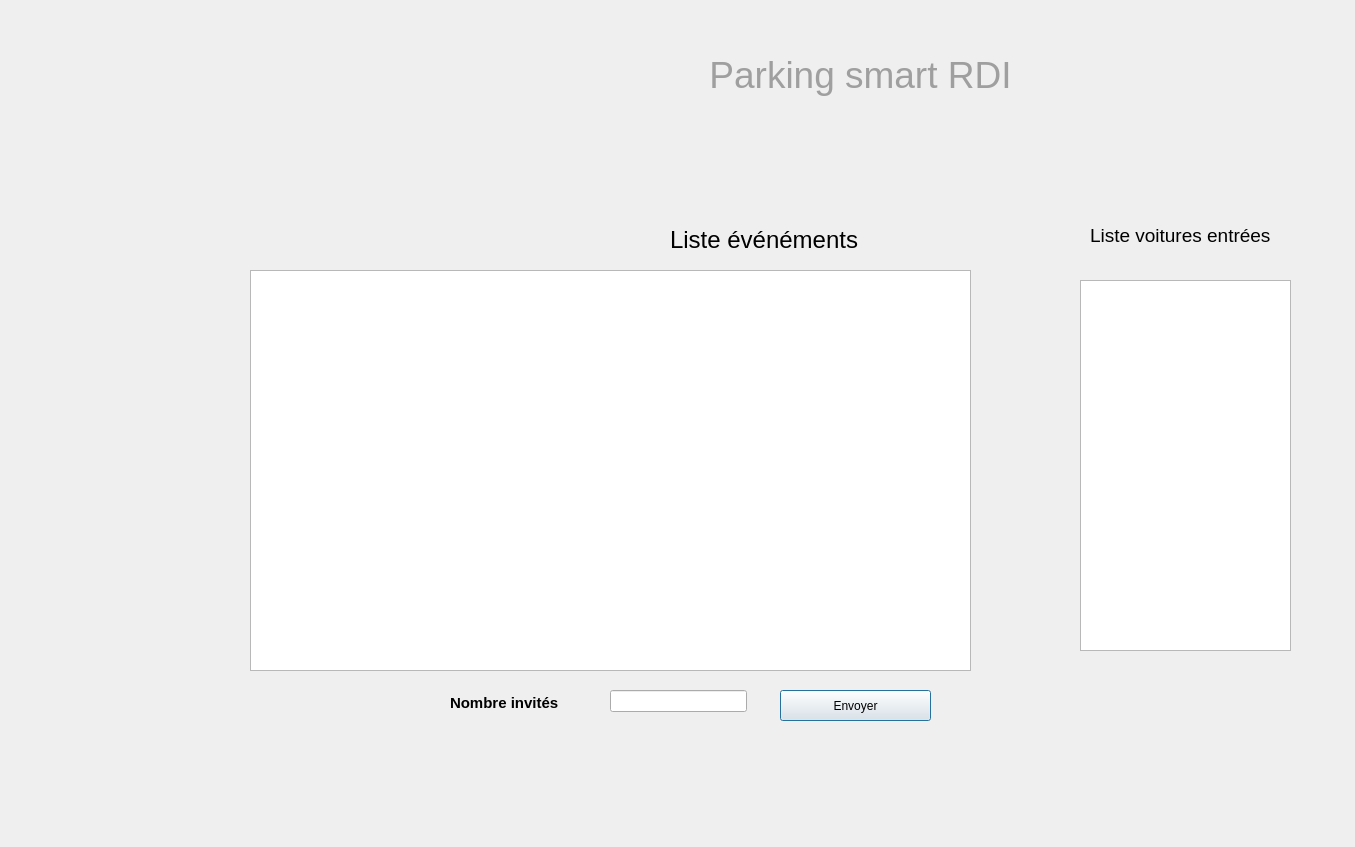
<?xml version="1.0" encoding="UTF-8"?>
<ui version="4.0">
 <class>arduinoP</class>
 <widget class="QDialog" name="arduinoP">
  <property name="geometry">
   <rect>
    <x>0</x>
    <y>0</y>
    <width>1355</width>
    <height>847</height>
   </rect>
  </property>
  <property name="windowTitle">
   <string>Dialog</string>
  </property>
  <widget class="QPushButton" name="pushButton">
   <property name="geometry">
    <rect>
     <x>780</x>
     <y>690</y>
     <width>151</width>
     <height>31</height>
    </rect>
   </property>
   <property name="text">
    <string>Envoyer</string>
   </property>
  </widget>
  <widget class="QTableView" name="table_events">
   <property name="geometry">
    <rect>
     <x>250</x>
     <y>270</y>
     <width>721</width>
     <height>401</height>
    </rect>
   </property>
  </widget>
  <widget class="QLabel" name="label">
   <property name="geometry">
    <rect>
     <x>580</x>
     <y>30</y>
     <width>561</width>
     <height>91</height>
    </rect>
   </property>
   <property name="text">
    <string>&lt;html&gt;&lt;head/&gt;&lt;body&gt;&lt;p align=&quot;center&quot;&gt;&lt;span style=&quot; font-size:28pt; color:#9f9f9f;&quot;&gt;Parking smart RDI&lt;/span&gt;&lt;/p&gt;&lt;/body&gt;&lt;/html&gt;</string>
   </property>
  </widget>
  <widget class="QLabel" name="label_2">
   <property name="geometry">
    <rect>
     <x>450</x>
     <y>690</y>
     <width>138</width>
     <height>66</height>
    </rect>
   </property>
   <property name="text">
    <string>&lt;html&gt;&lt;head/&gt;&lt;body&gt;&lt;p&gt;&lt;span style=&quot; font-size:11pt; font-weight:600; color:#000000;&quot;&gt;Nombre invités&lt;/span&gt;&lt;/p&gt;&lt;p&gt;&lt;br/&gt;&lt;/p&gt;&lt;/body&gt;&lt;/html&gt;</string>
   </property>
  </widget>
  <widget class="QLineEdit" name="lineEdit_nb">
   <property name="geometry">
    <rect>
     <x>610</x>
     <y>690</y>
     <width>137</width>
     <height>22</height>
    </rect>
   </property>
  </widget>
  <widget class="QLabel" name="label_3">
   <property name="geometry">
    <rect>
     <x>-160</x>
     <y>10</y>
     <width>1501</width>
     <height>761</height>
    </rect>
   </property>
   <property name="text">
    <string/>
   </property>
   <property name="pixmap">
    <pixmap>:/Icones/Icones/par.jpg</pixmap>
   </property>
  </widget>
  <widget class="QTableView" name="update_label">
   <property name="geometry">
    <rect>
     <x>1080</x>
     <y>280</y>
     <width>211</width>
     <height>371</height>
    </rect>
   </property>
  </widget>
  <widget class="QLabel" name="label_4">
   <property name="geometry">
    <rect>
     <x>1090</x>
     <y>220</y>
     <width>291</width>
     <height>31</height>
    </rect>
   </property>
   <property name="text">
    <string>&lt;html&gt;&lt;head/&gt;&lt;body&gt;&lt;p&gt;&lt;span style=&quot; font-size:14pt;&quot;&gt;Liste  voitures entrées&lt;/span&gt;&lt;/p&gt;&lt;/body&gt;&lt;/html&gt;</string>
   </property>
  </widget>
  <widget class="QLabel" name="label_5">
   <property name="geometry">
    <rect>
     <x>670</x>
     <y>220</y>
     <width>291</width>
     <height>41</height>
    </rect>
   </property>
   <property name="text">
    <string>&lt;html&gt;&lt;head/&gt;&lt;body&gt;&lt;p&gt;&lt;span style=&quot; font-size:18pt;&quot;&gt;Liste événéments&lt;/span&gt;&lt;/p&gt;&lt;/body&gt;&lt;/html&gt;</string>
   </property>
  </widget>
  <zorder>label_3</zorder>
  <zorder>pushButton</zorder>
  <zorder>table_events</zorder>
  <zorder>label</zorder>
  <zorder>label_2</zorder>
  <zorder>lineEdit_nb</zorder>
  <zorder>update_label</zorder>
  <zorder>label_4</zorder>
  <zorder>label_5</zorder>
 </widget>
 <resources/>
 <connections/>
</ui>
